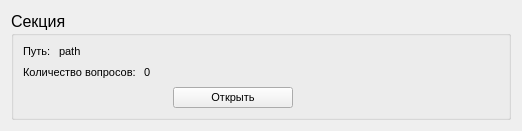
<?xml version="1.0" encoding="UTF-8"?>
<ui version="4.0">
 <class>SectionWidget</class>
 <widget class="QWidget" name="SectionWidget">
  <property name="geometry">
   <rect>
    <x>0</x>
    <y>0</y>
    <width>518</width>
    <height>128</height>
   </rect>
  </property>
  <property name="sizePolicy">
   <sizepolicy hsizetype="Preferred" vsizetype="Fixed">
    <horstretch>0</horstretch>
    <verstretch>0</verstretch>
   </sizepolicy>
  </property>
  <property name="windowTitle">
   <string>Form</string>
  </property>
  <layout class="QVBoxLayout" name="verticalLayout">
   <item>
    <widget class="QGroupBox" name="groupBox">
     <property name="sizePolicy">
      <sizepolicy hsizetype="Preferred" vsizetype="Fixed">
       <horstretch>0</horstretch>
       <verstretch>0</verstretch>
      </sizepolicy>
     </property>
     <property name="minimumSize">
      <size>
       <width>500</width>
       <height>0</height>
      </size>
     </property>
     <property name="font">
      <font>
       <pointsize>12</pointsize>
      </font>
     </property>
     <property name="title">
      <string>Секция</string>
     </property>
     <layout class="QVBoxLayout" name="verticalLayout_2">
      <property name="spacing">
       <number>8</number>
      </property>
      <item>
       <layout class="QHBoxLayout" name="horizontalLayout_2">
        <item>
         <widget class="QLabel" name="label_2">
          <property name="sizePolicy">
           <sizepolicy hsizetype="Fixed" vsizetype="Fixed">
            <horstretch>0</horstretch>
            <verstretch>0</verstretch>
           </sizepolicy>
          </property>
          <property name="font">
           <font>
            <pointsize>8</pointsize>
           </font>
          </property>
          <property name="text">
           <string>Путь:</string>
          </property>
         </widget>
        </item>
        <item>
         <widget class="QLabel" name="pathLabel">
          <property name="sizePolicy">
           <sizepolicy hsizetype="Preferred" vsizetype="Fixed">
            <horstretch>0</horstretch>
            <verstretch>0</verstretch>
           </sizepolicy>
          </property>
          <property name="font">
           <font>
            <pointsize>8</pointsize>
           </font>
          </property>
          <property name="text">
           <string>path</string>
          </property>
         </widget>
        </item>
       </layout>
      </item>
      <item>
       <layout class="QHBoxLayout" name="horizontalLayout">
        <item>
         <widget class="QLabel" name="label">
          <property name="sizePolicy">
           <sizepolicy hsizetype="Fixed" vsizetype="Fixed">
            <horstretch>0</horstretch>
            <verstretch>0</verstretch>
           </sizepolicy>
          </property>
          <property name="font">
           <font>
            <pointsize>8</pointsize>
           </font>
          </property>
          <property name="text">
           <string>Количество вопросов:</string>
          </property>
         </widget>
        </item>
        <item>
         <widget class="QLabel" name="questionsNumLabel">
          <property name="sizePolicy">
           <sizepolicy hsizetype="Preferred" vsizetype="Fixed">
            <horstretch>0</horstretch>
            <verstretch>0</verstretch>
           </sizepolicy>
          </property>
          <property name="font">
           <font>
            <pointsize>8</pointsize>
           </font>
          </property>
          <property name="text">
           <string>0</string>
          </property>
         </widget>
        </item>
       </layout>
      </item>
      <item>
       <layout class="QHBoxLayout" name="horizontalLayout_5">
        <item>
         <spacer name="horizontalSpacer_2">
          <property name="orientation">
           <enum>Qt::Horizontal</enum>
          </property>
          <property name="sizeType">
           <enum>QSizePolicy::Fixed</enum>
          </property>
          <property name="sizeHint" stdset="0">
           <size>
            <width>150</width>
            <height>20</height>
           </size>
          </property>
         </spacer>
        </item>
        <item>
         <widget class="QPushButton" name="openButton">
          <property name="sizePolicy">
           <sizepolicy hsizetype="Preferred" vsizetype="Fixed">
            <horstretch>0</horstretch>
            <verstretch>0</verstretch>
           </sizepolicy>
          </property>
          <property name="minimumSize">
           <size>
            <width>120</width>
            <height>0</height>
           </size>
          </property>
          <property name="maximumSize">
           <size>
            <width>120</width>
            <height>16777215</height>
           </size>
          </property>
          <property name="font">
           <font>
            <pointsize>8</pointsize>
           </font>
          </property>
          <property name="text">
           <string>Открыть</string>
          </property>
         </widget>
        </item>
        <item>
         <spacer name="horizontalSpacer">
          <property name="orientation">
           <enum>Qt::Horizontal</enum>
          </property>
          <property name="sizeType">
           <enum>QSizePolicy::Expanding</enum>
          </property>
          <property name="sizeHint" stdset="0">
           <size>
            <width>40</width>
            <height>20</height>
           </size>
          </property>
         </spacer>
        </item>
       </layout>
      </item>
     </layout>
    </widget>
   </item>
  </layout>
 </widget>
 <resources/>
 <connections/>
</ui>
